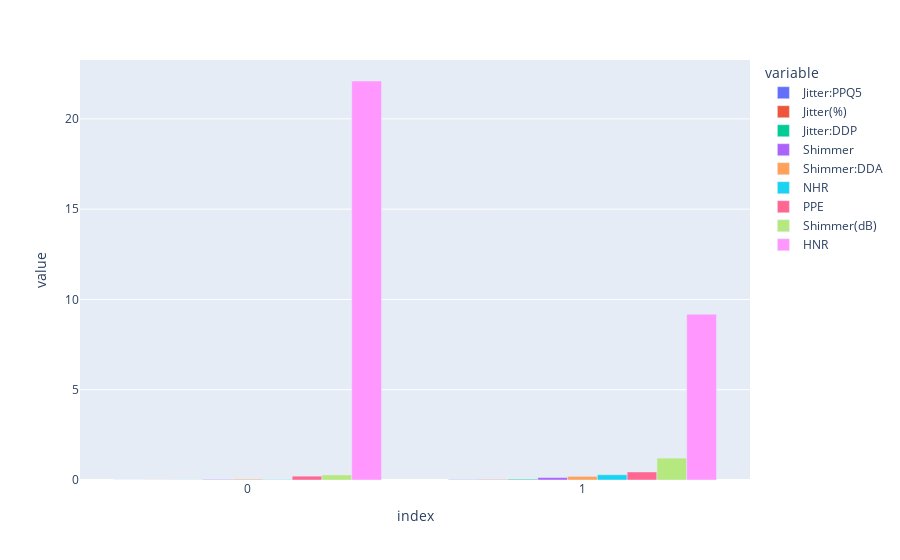

Notebook code for this chart:
### Code cell
px.bar(
    xgb,
    barmode="group"
)

### Figure 1 — Plotly figure (JSON) as saved in the notebook; plotly's stock layout.template omitted (floating-point values rounded to 4 significant figures)
{"data": [{"alignmentgroup": "True", "hovertemplate": "variable=Jitter:PPQ5<br>index=%{x}<br>value=%{y}<extra></extra>", "legendgroup": "Jitter:PPQ5", "marker": {"color": "#636efa", "pattern": {"shape": ""}}, "name": "Jitter:PPQ5", "offsetgroup": "Jitter:PPQ5", "orientation": "v", "showlegend": true, "textposition": "auto", "type": "bar", "x": [0, 1], "xaxis": "x", "y": [0.00279, 0.01783], "yaxis": "y"}, {"alignmentgroup": "True", "hovertemplate": "variable=Jitter(%)<br>index=%{x}<br>value=%{y}<extra></extra>", "legendgroup": "Jitter(%)", "marker": {"color": "#EF553B", "pattern": {"shape": ""}}, "name": "Jitter(%)", "offsetgroup": "Jitter(%)", "orientation": "v", "showlegend": true, "textposition": "auto", "type": "bar", "x": [0, 1], "xaxis": "x", "y": [0.005444, 0.02738], "yaxis": "y"}, {"alignmentgroup": "True", "hovertemplate": "variable=Jitter:DDP<br>index=%{x}<br>value=%{y}<extra></extra>", "legendgroup": "Jitter:DDP", "marker": {"color": "#00cc96", "pattern": {"shape": ""}}, "name": "Jitter:DDP", "offsetgroup": "Jitter:DDP", "orientation": "v", "showlegend": true, "textposition": "auto", "type": "bar", "x": [0, 1], "xaxis": "x", "y": [0.007801, 0.0437], "yaxis": "y"}, {"alignmentgroup": "True", "hovertemplate": "variable=Shimmer<br>index=%{x}<br>value=%{y}<extra></extra>", "legendgroup": "Shimmer", "marker": {"color": "#ab63fa", "pattern": {"shape": ""}}, "name": "Shimmer", "offsetgroup": "Shimmer", "orientation": "v", "showlegend": true, "textposition": "auto", "type": "bar", "x": [0, 1], "xaxis": "x", "y": [0.03065, 0.1355], "yaxis": "y"}, {"alignmentgroup": "True", "hovertemplate": "variable=Shimmer:DDA<br>index=%{x}<br>value=%{y}<extra></extra>", "legendgroup": "Shimmer:DDA", "marker": {"color": "#FFA15A", "pattern": {"shape": ""}}, "name": "Shimmer:DDA", "offsetgroup": "Shimmer:DDA", "orientation": "v", "showlegend": true, "textposition": "auto", "type": "bar", "x": [0, 1], "xaxis": "x", "y": [0.04653, 0.1992], "yaxis": "y"}, {"alignmentgroup": "True", "hovertemplate": "variable=NHR<br>index=%{x}<br>value=%{y}<extra></extra>", "legendgroup": "NHR", "marker": {"color": "#19d3f3", "pattern": {"shape": ""}}, "name": "NHR", "offsetgroup": "NHR", "orientation": "v", "showlegend": true, "textposition": "auto", "type": "bar", "x": [0, 1], "xaxis": "x", "y": [0.02351, 0.2899], "yaxis": "y"}, {"alignmentgroup": "True", "hovertemplate": "variable=PPE<br>index=%{x}<br>value=%{y}<extra></extra>", "legendgroup": "PPE", "marker": {"color": "#FF6692", "pattern": {"shape": ""}}, "name": "PPE", "offsetgroup": "PPE", "orientation": "v", "showlegend": true, "textposition": "auto", "type": "bar", "x": [0, 1], "xaxis": "x", "y": [0.2121, 0.445], "yaxis": "y"}, {"alignmentgroup": "True", "hovertemplate": "variable=Shimmer(dB)<br>index=%{x}<br>value=%{y}<extra></extra>", "legendgroup": "Shimmer(dB)", "marker": {"color": "#B6E880", "pattern": {"shape": ""}}, "name": "Shimmer(dB)", "offsetgroup": "Shimmer(dB)", "orientation": "v", "showlegend": true, "textposition": "auto", "type": "bar", "x": [0, 1], "xaxis": "x", "y": [0.2808, 1.213], "yaxis": "y"}, {"alignmentgroup": "True", "hovertemplate": "variable=HNR<br>index=%{x}<br>value=%{y}<extra></extra>", "legendgroup": "HNR", "marker": {"color": "#FF97FF", "pattern": {"shape": ""}}, "name": "HNR", "offsetgroup": "HNR", "orientation": "v", "showlegend": true, "textposition": "auto", "type": "bar", "x": [0, 1], "xaxis": "x", "y": [22.1, 9.186], "yaxis": "y"}], "layout": {"barmode": "group", "legend": {"title": {"text": "variable"}, "tracegroupgap": 0}, "margin": {"t": 60}, "xaxis": {"anchor": "y", "domain": [0, 1], "title": {"text": "index"}}, "yaxis": {"anchor": "x", "domain": [0, 1], "title": {"text": "value"}}}}
